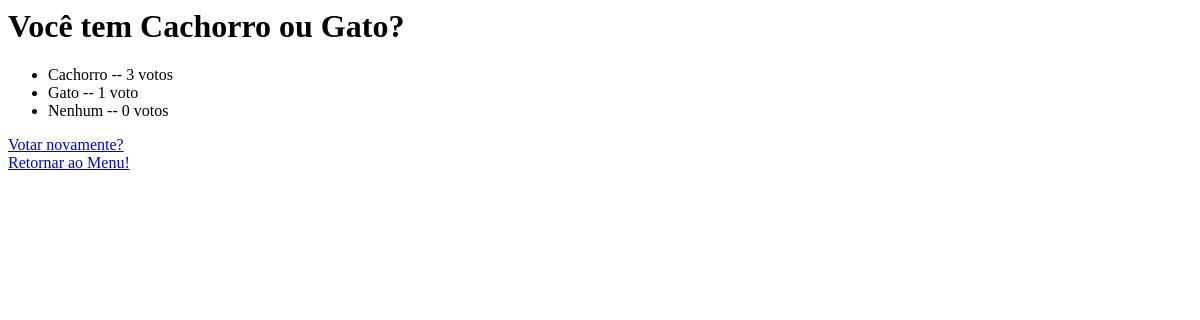
The page /polls/2/results/ on the database as committed earlier.
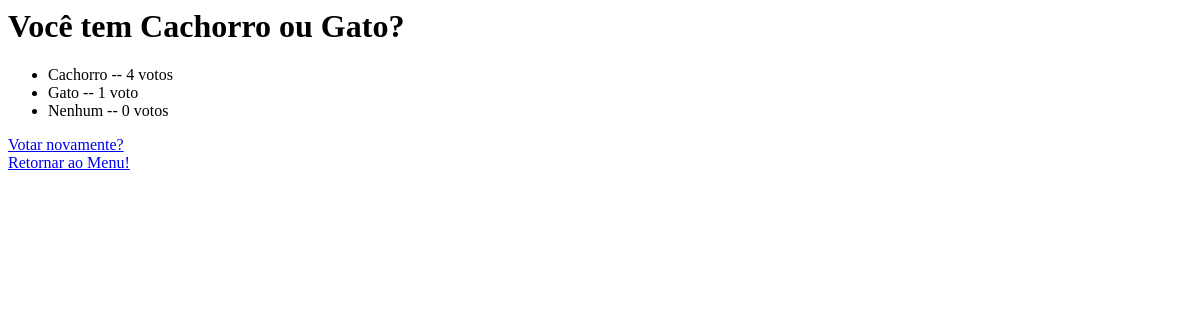
The same page on the database as committed later.
### polls/models.py (models this page shows, shortened)
class Choice(models.Model):
    question = models.ForeignKey(Question, on_delete=models.CASCADE)
    choice_text = models.CharField(max_length=200)
    votes = models.IntegerField(default=0)

### polls/views.py (the view)
# urls.py: path('<int:pk>/results/', views.ResultsView.as_view(), name='results'),
class ResultsView(generic.DetailView):
    model = Question
    template_name = 'polls/results.html'

### polls/templates/polls/results.html (shortened to what this page needs)
<h1>{{ question.question_text }}</h1>
<ul>
  {% for choice in question.choice_set.all %}
  <li>
    {{ choice.choice_text }} -- {{ choice.votes }} voto{{ choice.votes | pluralize}}
  </li>
  {% endfor %}
</ul>
<a href="{% url 'polls:detail' question.id %}">Votar novamente?</a>
<a href="{% url 'polls:index'%}">Retornar ao Menu!</a>

Rows that differ between the two databases and show on the page:
changed Choice "Cachorro": votes "3" → "4"
